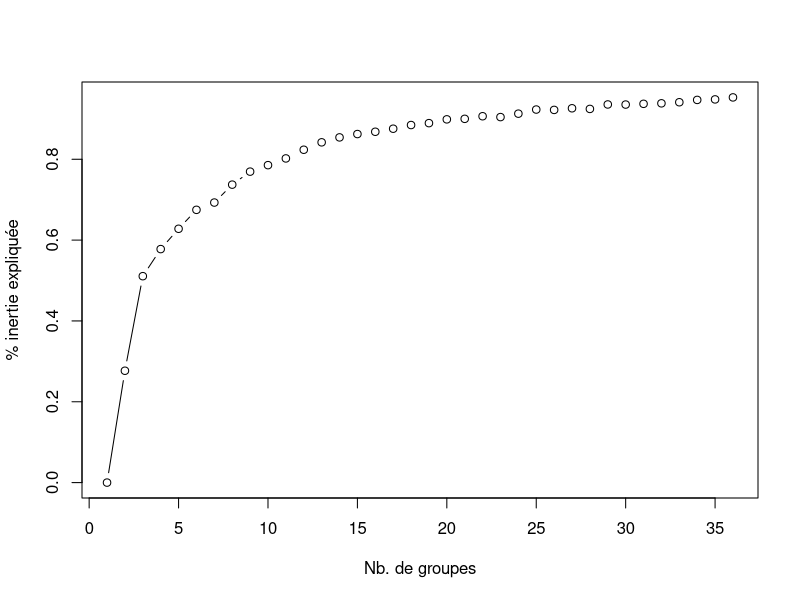
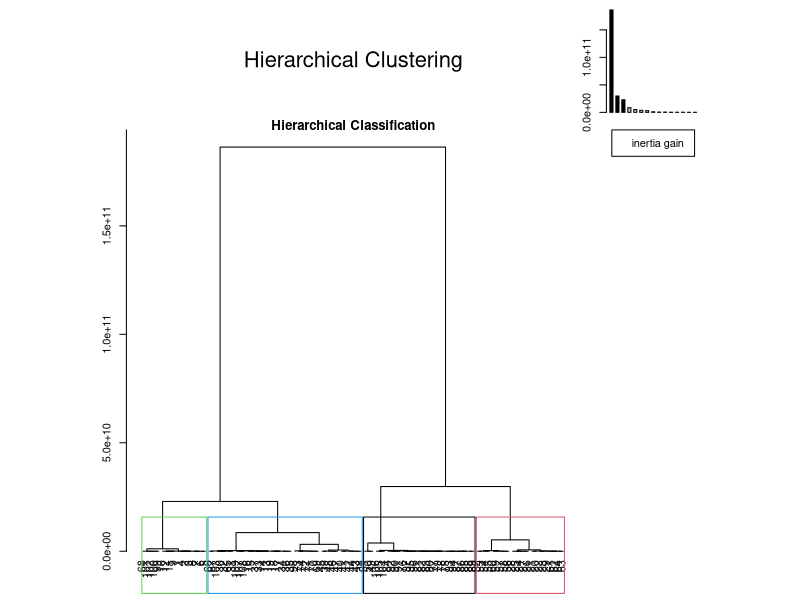
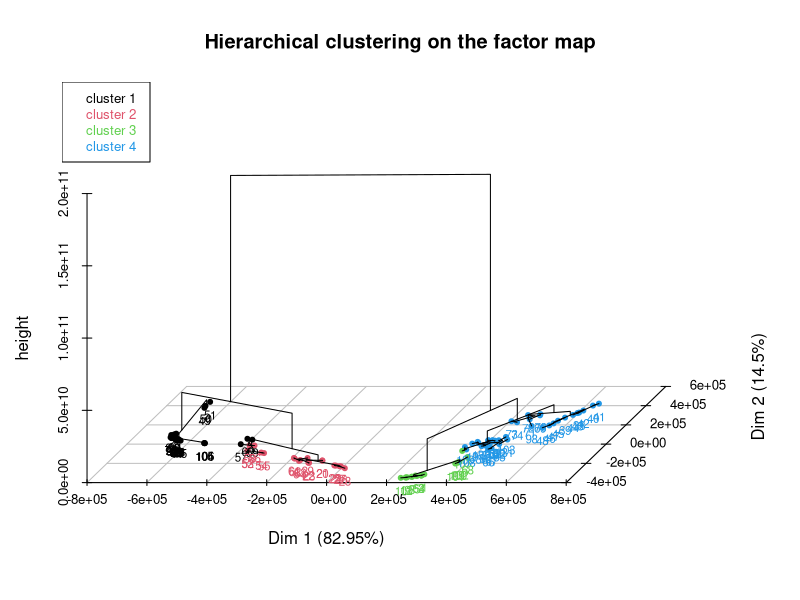
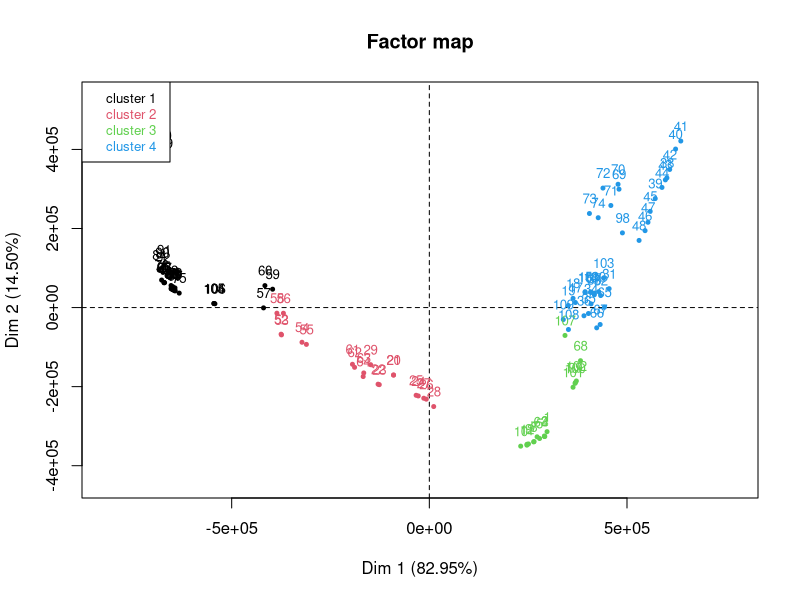
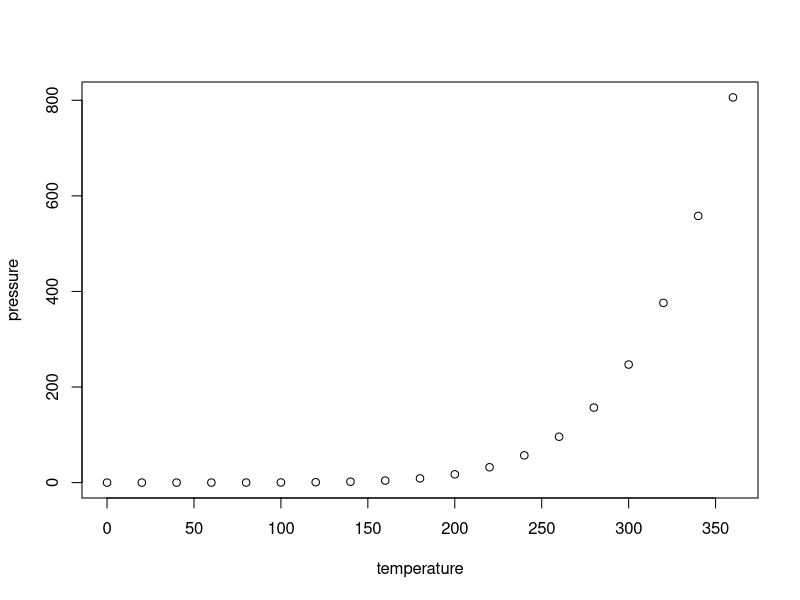

R code for these plots, in order:
## ----setup, include=FALSE--------------------------------------------------------------------------------------------
knitr::opts_chunk$set(echo = TRUE)


## --------------------------------------------------------------------------------------------------------------------
library("readxl")
data_calf<-read_excel("California_Houses.xlsx")
data_calf=transform(data_calf[,-1], Median_Income=as.numeric( Median_Income),Distance_to_coast=as.numeric(Distance_to_coast),
                    Distance_to_LA=as.numeric(Distance_to_LA),Distance_to_SanJose=as.numeric(Distance_to_SanJose),
                    Distance_to_SanFrancisco=as.numeric(Distance_to_SanFrancisco),Distance_to_SanDiego=as.numeric(Distance_to_SanDiego))
summary(data_calf)


## --------------------------------------------------------------------------------------------------------------------
data_calf.cr<-scale(data_calf,center=T,scale=T)
summary(data_calf.cr)



## --------------------------------------------------------------------------------------------------------------------

inertie.expl <- rep(0,times=35)
k=2
clus <- kmeans(data_calf.cr,centers=k,nstart=5)
inertie.expl[k] <- clus$betweenss/clus$totss
while(inertie.expl[k]<0.95){
  k=k+1
  clus <- kmeans(data_calf.cr,centers=k,nstart=5)
  inertie.expl[k] <- clus$betweenss/clus$totss
}
max(inertie.expl)
k-1


## --------------------------------------------------------------------------------------------------------------------
plot(1:k,inertie.expl,type="b",xlab="Nb. de groupes",ylab="% inertie expliquée")



## --------------------------------------------------------------------------------------------------------------------
n=1
regle=var(na.omit(inertie.expl[n+1:k]))*(k-n-1)*100/(var(inertie.expl)*(k-1))
while(regle>5){
  regle=var(na.omit(inertie.expl[n+1:k]))*(k-n-1)*100/(var(inertie.expl)*(k-1))
  n=n+1
}
n
regle


## --------------------------------------------------------------------------------------------------------------------
library(FactoMineR)
#Les données ont été préalablement centrées et réduites sur Excel
R.scale <- function(Y){
  #centrage réduction d'une variable - sans utilisation de boucle for
  X<-Y
  for (k in 1:ncol(X)){
    i<-1
    n <- length(X[,k])
    moy <- mean(X[,k])
    et <- sqrt((n-1)/n*var(X[,k]))
    while(i<nrow(X)){
    X[i,k] <- (X[i,k]-moy)/et
    i<-i+1
    }
  }
  return(Y)
  
}
Y=R.scale(data_calf)
#CAH
Res<-HCPC(as.data.frame(data_calf),nb.clust=-1)
Res$data.clust


## --------------------------------------------------------------------------------------------------------------------
Res$desc.var$quanti.var


## --------------------------------------------------------------------------------------------------------------------
Res$desc.var$quanti


## --------------------------------------------------------------------------------------------------------------------
Res$call$bw.before.consol



## --------------------------------------------------------------------------------------------------------------------
Res$call$bw.after.consol


## ----pressure, echo=FALSE--------------------------------------------------------------------------------------------
plot(pressure)
